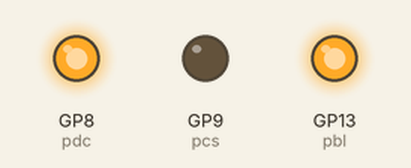
Recording of a program running on a simulated Raspberry Pi Pico running MicroPython. On the bench: output pins drawn as LEDs (lit = HIGH). Library files of the repository ran but are not shown: st7789_4bit.py; pins used as bus, display or sensor lines are not drawn. At 2.8 s the program stops and its outputs stay as they are.

Above: at 0.2 s.
Timing chart, 0 to 1.7 s (numbered marks = the images above):
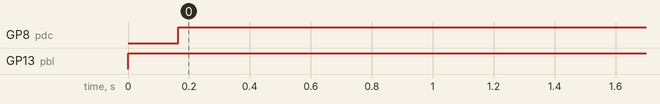

Measured:
- by itself, GP8 (pdc): LOW → HIGH at 0.16 s
- by itself, GP13 (pbl): LOW → HIGH at 0.00 s

The program:

colors.py
```python
# colors.py Standard color constants for nano-gui

# Released under the MIT License (MIT). See LICENSE.
# Copyright (c) 2020 Peter Hinch

from nanoguilib.color_setup import SSD

# Code can be portable between 4-bit and other drivers by calling create_color
def create_color(idx, r, g, b):
    c = SSD.rgb(r, g, b)
    if not hasattr(SSD, 'lut'):
        return c
    if not 0 <= idx <= 15:
        raise ValueError('Color nos must be 0..15')
    x = idx << 1
    SSD.lut[x] = c & 0xff
    SSD.lut[x + 1] = c >> 8
    return idx

if hasattr(SSD, 'lut'):  # Colors defined by LUT
    BLACK = create_color(0, 0, 0, 0)
    GREEN = create_color(1, 0, 255, 0)
    RED = create_color(2, 255, 0, 0)
    LIGHTRED = create_color(3, 140, 0, 0)
    BLUE = create_color(4, 0, 0, 255)
    YELLOW = create_color(5, 255, 255, 0)
    GREY = create_color(6, 100, 100, 100)
    MAGENTA = create_color(7, 255, 0, 255)
    CYAN = create_color(8, 0, 255, 255)
    LIGHTGREEN = create_color(9, 0, 100, 0)
    DARKGREEN = create_color(10, 0, 80, 0)
    DARKBLUE = create_color(11, 0, 0, 90)
    ORANGE = create_color(12, 255, 165, 0)
    TEAL = create_color(13, 0, 128, 128)
    LIGHTGREY = create_color(14, 211, 211, 211)
    # 12, 13, 14 free for user definition
    WHITE = create_color(15, 255, 255, 255)

else:
    BLACK = SSD.rgb(0, 0, 0)
    GREEN = SSD.rgb(0, 255, 0)
    RED = SSD.rgb(255, 0, 0)
    LIGHTRED = SSD.rgb(140, 0, 0)
    BLUE = SSD.rgb(0, 0, 255)
    YELLOW = SSD.rgb(255, 255, 0)
    GREY = SSD.rgb(100, 100, 100)
    MAGENTA = SSD.rgb(255, 0, 255)
    CYAN = SSD.rgb(0, 255, 255)
    LIGHTGREEN = SSD.rgb(0, 100, 0)
    DARKGREEN = SSD.rgb(0, 80, 0)
    DARKBLUE = SSD.rgb(0, 0, 90)
    WHITE = SSD.rgb(255, 255, 255)
```

color_setup.py
```python
# color_setup.py Customise for your hardware config

# Released under the MIT License (MIT). See LICENSE.
# Copyright (c) 2020 Peter Hinch

# As written, supports:
# Adafruit 1.5" 128*128 OLED display: https://www.adafruit.com/product/1431
# Adafruit 1.27" 128*96 display https://www.adafruit.com/product/1673
# Edit the driver import for other displays.

# Demo of initialisation procedure designed to minimise risk of memory fail
# when instantiating the frame buffer. The aim is to do this as early as
# possible before importing other modules.

# WIRING (Adafruit pin nos and names).
# Pyb   SSD
# 3v3   Vin (10)
# Gnd   Gnd (11)
# Y1    DC (3 DC)
# Y2    CS (5 OC OLEDCS)
# Y3    Rst (4 R RESET)
# Y6    CLK (2 CL SCK)
# Y8    DATA (1 SI MOSI)

from machine import Pin, SPI
# color_setup.py Customise for your hardware config

# Released under the MIT License (MIT). See LICENSE.
# Copyright (c) 2020 Peter Hinch

# As written, supports:
# Adafruit 1.5" 128*128 OLED display: https://www.adafruit.com/product/1431
# Adafruit 1.27" 128*96 display https://www.adafruit.com/product/1673
# Edit the driver import for other displays.

# Demo of initialisation procedure designed to minimise risk of memory fail
# when instantiating the frame buffer. The aim is to do this as early as
# possible before importing other modules.

# WIRING (Adafruit pin nos and names).
# Pyb   SSD
# 3v3   Vin (10)
# Gnd   Gnd (11)
# Y1    DC (3 DC)
# Y2    CS (5 OC OLEDCS)
# Y3    Rst (4 R RESET)
# Y6    CLK (2 CL SCK)
# Y8    DATA (1 SI MOSI)

from machine import Pin, SPI
from nanoguilib.st7789_4bit import *
import gc

# *** Choose your color display driver here ***
# Driver supporting non-STM platforms
# from drivers.ssd1351.ssd1351_generic import SSD1351 as SSD

# STM specific driver
SSD = ST7789

pdc = Pin(8, Pin.OUT, value=0)
pcs = Pin(9, Pin.OUT, value=1)
prst = Pin(15, Pin.OUT, value=1)
pbl = Pin(13, Pin.OUT, value=1)

gc.collect()  # Precaution before instantiating framebuf
# Max baudrate produced by Pico is 31_250_000. ST7789 datasheet allows <= 62.5MHz.
# Note non-standard MISO pin. This works, verified by SD card.
spi = SPI(1, 60_000_000, sck=Pin(10), mosi=Pin(11), miso=Pin(12))
ssd = SSD(spi, height=320, width=240, disp_mode=0, dc=pdc, cs=pcs, rst=prst)
import gc

# *** Choose your color display driver here ***
# Driver supporting non-STM platforms
# from drivers.ssd1351.ssd1351_generic import SSD1351 as SSD

# STM specific driver
SSD = ST7789

pdc = Pin(8, Pin.OUT, value=0)
pcs = Pin(9, Pin.OUT, value=1)
prst = Pin(15, Pin.OUT, value=1)
pbl = Pin(13, Pin.OUT, value=1)

gc.collect()  # Precaution before instantiating framebuf
# Max baudrate produced by Pico is 31_250_000. ST7789 datasheet allows <= 62.5MHz.
# Note non-standard MISO pin. This works, verified by SD card.
spi = SPI(1, 60_000_000, sck=Pin(10), mosi=Pin(11), miso=Pin(12))
ssd = SSD(spi, height=320, width=240, disp_mode=0, dc=pdc, cs=pcs, rst=prst)
```

boolpalette.py
```python
# boolpalette.py Implement BoolPalette class
# This is a 2-value color palette for rendering monochrome glyphs to color
# FrameBuffer instances. Supports destinations with up to 16 bit color.

# Copyright (c) Peter Hinch 2021
# Released under the MIT license see LICENSE

import framebuf

class BoolPalette(framebuf.FrameBuffer):

    def __init__(self, mode):
        buf = bytearray(4)  # OK for <= 16 bit color
        super().__init__(buf, 2, 1, mode)

    def fg(self, color):  # Set foreground color
        self.pixel(1, 0, color)

    def bg(self, color):
        self.pixel(0, 0, color)
```
